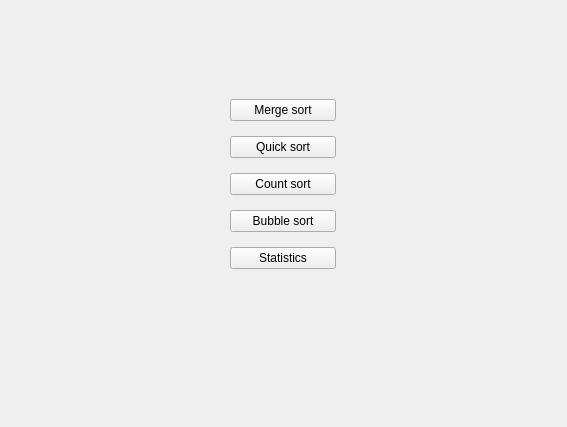
<?xml version="1.0" encoding="UTF-8"?>
<ui version="4.0">
 <class>MainWindow</class>
 <widget class="QMainWindow" name="MainWindow">
  <property name="geometry">
   <rect>
    <x>0</x>
    <y>0</y>
    <width>567</width>
    <height>427</height>
   </rect>
  </property>
  <property name="windowTitle">
   <string>Sort Vizualiser</string>
  </property>
  <widget class="QWidget" name="centralwidget">
   <widget class="QWidget" name="">
    <property name="geometry">
     <rect>
      <x>230</x>
      <y>90</y>
      <width>106</width>
      <height>190</height>
     </rect>
    </property>
    <layout class="QGridLayout" name="gridLayout">
     <item row="2" column="0">
      <widget class="QPushButton" name="mergeSortButton">
       <property name="text">
        <string>Merge sort</string>
       </property>
      </widget>
     </item>
     <item row="6" column="0">
      <widget class="QPushButton" name="StatisticsButton">
       <property name="text">
        <string>Statistics</string>
       </property>
      </widget>
     </item>
     <item row="4" column="0">
      <widget class="QPushButton" name="countSortButton">
       <property name="text">
        <string>Count sort</string>
       </property>
      </widget>
     </item>
     <item row="5" column="0">
      <widget class="QPushButton" name="bubbleSortButton">
       <property name="text">
        <string>Bubble sort</string>
       </property>
      </widget>
     </item>
     <item row="3" column="0">
      <widget class="QPushButton" name="quickSortButton">
       <property name="text">
        <string>Quick sort</string>
       </property>
      </widget>
     </item>
    </layout>
   </widget>
  </widget>
 </widget>
 <resources/>
 <connections/>
</ui>
